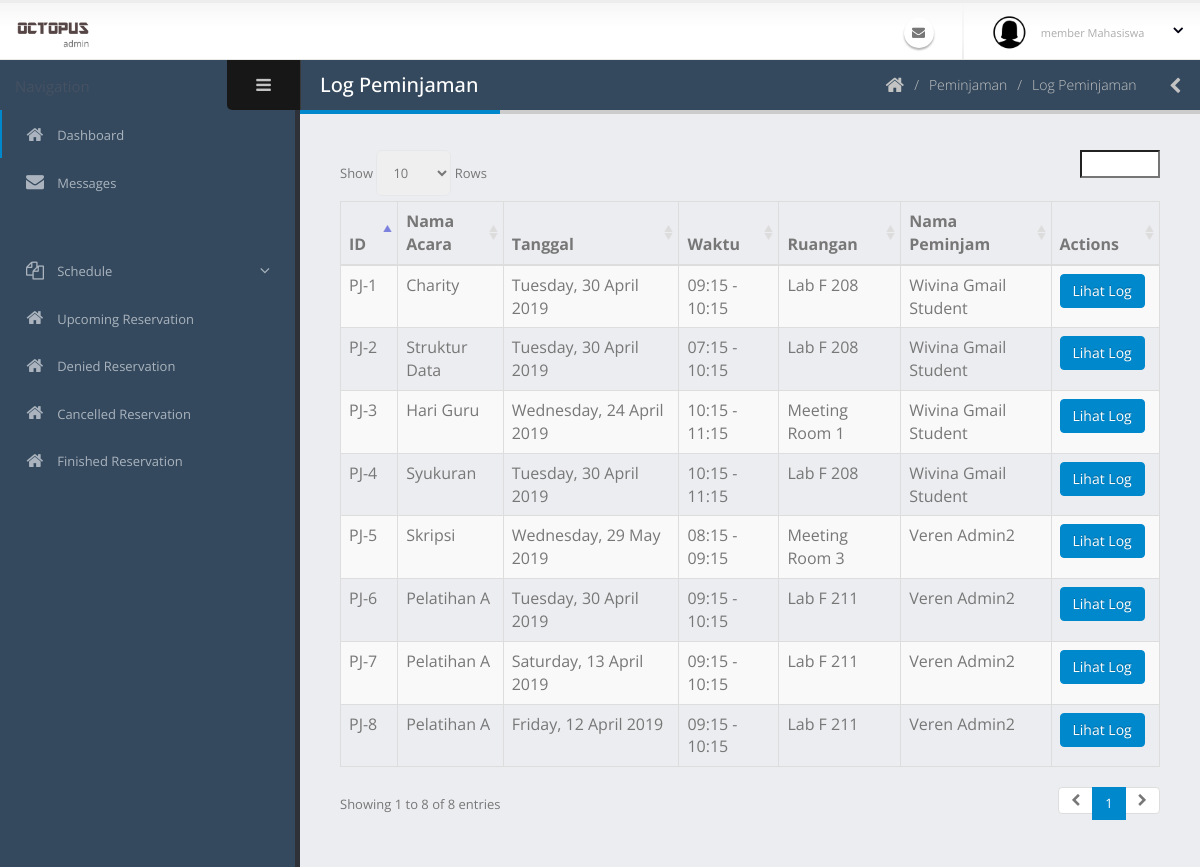
Before: /admin/logPeminjaman.php with the older database file.
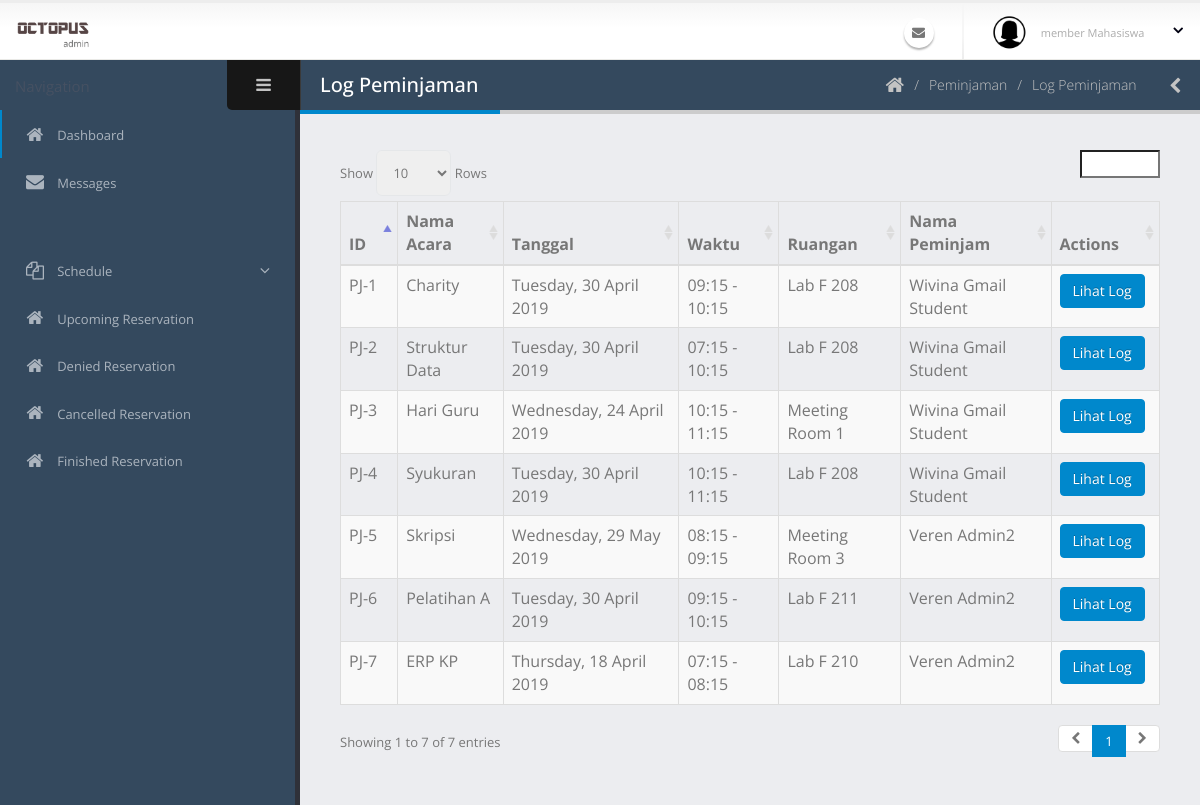
After: the same page with the newer database file.
### tables this page shows
CREATE TABLE `peminjaman` (
  `id_peminjaman` varchar(40) NOT NULL COMMENT 'PJ-0',
  `tanggal_peminjaman` date NOT NULL,
  `id_ruangan` varchar(40) NOT NULL,
  `waktu_mulai` time NOT NULL,
  `waktu_selesai` time NOT NULL,
  `id_pengguna` varchar(40) NOT NULL,
  `acara` varchar(70) NOT NULL,
  `jumlah_peserta` int(11) NOT NULL,
  `id_kategoriAcara` int(11) NOT NULL,
  `deskripsi_acara` text NOT NULL,
  `status_peminjaman` int(11) NOT NULL COMMENT '0:TUNGGU APPROVE, 1:APPROVED, 2:SEDANG DIPINJAM, 3:SELESAI, 4:TIDAK APPROVE 5:DIBATALKAN 6:TIMEOUT',
  `user_add` varchar(40) NOT NULL,
  `waktu_add` datetime NOT NULL,
  `user_edit` varchar(40) NOT NULL,
  `waktu_edit` datetime NOT NULL,
  `user_delete` varchar(40) NOT NULL,
  `waktu_delete` datetime NOT NULL,
  `status_delete` int(11) NOT NULL
);

CREATE TABLE `ruangan` (
  `id_ruangan` varchar(40) NOT NULL COMMENT 'R-0',
  `nama_ruangan` varchar(60) NOT NULL,
  `jenis_ruangan` int(11) NOT NULL COMMENT '1:LABORATORY, 2: MEETING ROOM',
  `gedung_lantai` varchar(20) NOT NULL,
  `kapasitas` int(11) NOT NULL,
  `deskripsi` text NOT NULL,
  `user_add` varchar(40) NOT NULL,
  `waktu_add` datetime NOT NULL,
  `user_edit` varchar(40) NOT NULL,
  `waktu_edit` datetime NOT NULL,
  `user_delete` varchar(40) NOT NULL,
  `waktu_delete` datetime NOT NULL,
  `status_delete` int(11) NOT NULL
);

CREATE TABLE `pengguna` (
  `id_pengguna` varchar(40) NOT NULL COMMENT 'USER-0',
  `email` varchar(50) NOT NULL,
  `kata_sandi` text NOT NULL,
  `nama_lengkap` varchar(60) NOT NULL,
  `jenis_kelamin` char(1) NOT NULL,
  `tanggal_lahir` date NOT NULL,
  `alamat` text NOT NULL,
  `no_hp` varchar(20) NOT NULL,
  `tanggal_masuk` date NOT NULL,
  `status_pengguna` int(11) NOT NULL COMMENT '1: SUPER ADMIN, 2: ADMIN, 3: MEMBER DOSEN, 4:MEMBER MAHASISWA',
  `status_daftar` int(11) NOT NULL COMMENT '0 =TIDAK AKTIF, 1=MENUNGGU APPROVE, 2=AKTIF',
  `user_add` varchar(40) NOT NULL,
  `waktu_add` datetime NOT NULL,
  `user_edit` varchar(40) NOT NULL,
  `waktu_edit` datetime NOT NULL,
  `user_delete` varchar(40) NOT NULL,
  `waktu_delete` datetime NOT NULL,
  `status_delete` int(11) NOT NULL
);

### admin/logPeminjaman.php (the view, shortened to what this page needs)
<?php include('../koneksi.php'); ?>
<?php include('req/head.php');?>
<?php include('req/header.php');?>
<?php include('req/leftbar.php');?>
	<section role="main" class="content-body">
		<header class="page-header">
			<h2>Log Peminjaman</h2>
			<div class="right-wrapper pull-right">
				<ol class="breadcrumbs">
					<li>
						<a href="index.php">
							<i class="fa fa-home"></i>
						</a>
					</li>
                    <li><span>Peminjaman</span></li>
                    <li><span>Log Peminjaman</span></li>
				</ol>
				<a class="sidebar-right-toggle" data-open="sidebar-right"><i class="fa fa-chevron-left"></i></a>
			</div>
		</header>
        <div class="table-responsive">
            <table class="table table-bordered table-striped mb-none" id="datatable-default">
                <thead>
                    <tr>
                        <th>ID</th>
                        <th>Nama Acara</th>
                        <th>Tanggal</th>
                        <th>Waktu</th>
                        <th>Ruangan</th>
                        <th>Nama Peminjam</th>
                        <th>Actions</th>
                    </tr>
                </thead>
                <tbody>
                <?php
                        $query = mysqli_query($koneksi, "SELECT * FROM peminjaman join ruangan join pengguna on ruangan.id_ruangan = peminjaman.id_ruangan AND pengguna.id_pengguna=peminjaman.id_pengguna order by peminjaman.waktu_edit desc");
if(mysqli_num_rows($query)==0){
    ?>
    <td colspan="7" style="text-align:center"><br><b>Tidak ada data</b></td>
<?php
}else{
                        while($data=mysqli_fetch_array($query)){
                            $time = $data['tanggal_peminjaman'];
                            $times = date("l, d F Y",strtotime($time));
                            $mulai = date("H:i",strtotime($data['waktu_mulai']));
                            $selesai = date("H:i",strtotime($data['waktu_selesai']));
                        ?>
                    <tr>
                        <td><?php echo $data['id_peminjaman'] ?></td>
                        <td><?php echo $data['acara'] ?></td>
                        <td><?php echo $times ?></td>
                        <td><?php echo $mulai . " - " . $selesai ?></td>
                        <td><?php echo $data['nama_ruangan'] ?></td>
                        <td><?php echo $data['nama_lengkap'] ?></td>
                        <td>
                           <a href="lihatLog.php?id=<?php echo $data['id_peminjaman'] ?>" class="btn btn-primary">Lihat Log</a>
                        </td>
                    </tr>
                    <?php }} ?>
                </tbody>
            </table>
        </div>
<?php include('req/endtitle.php');?>
<?php include('req/script.php');?>

Changed rows visible on the page:
removed peminjaman: id_peminjaman "PJ-8", acara "Pelatihan A", tanggal_peminjaman "Friday, 12 April 2019", waktu_mulai "09:15", waktu_selesai "10:15", id_ruangan.nama_ruangan "Lab F 211", id_pengguna.nama_lengkap "Veren Admin2"
changed peminjaman "PJ-7": acara "Pelatihan A" → "ERP KP"; tanggal_peminjaman "Saturday, 13 April 2019" → "Thursday, 18 April 2019"; waktu_mulai "09:15" → "07:15"; waktu_selesai "10:15" → "08:15"; id_ruangan.nama_ruangan "Lab F 211" → "Lab F 210"
Other visible differences:
text written by a page script: "Show Rows Showing 1 to 8 of 8 entries 1" → "Show Rows Showing 1 to 7 of 7 entries 1"
